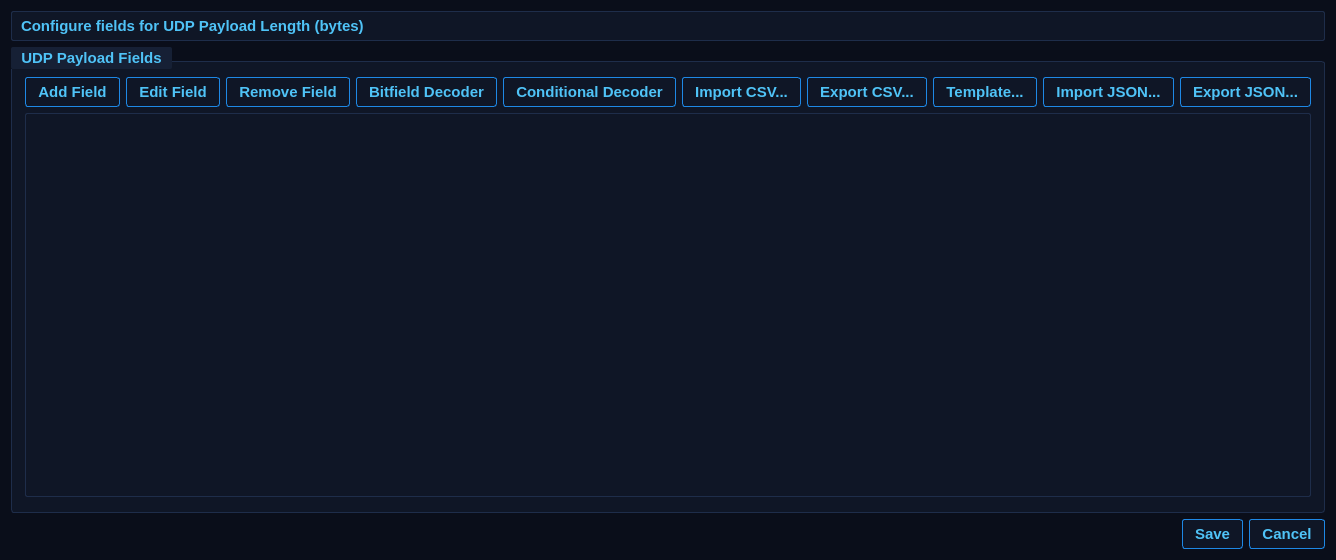
<?xml version="1.0" encoding="UTF-8"?>
<ui version="4.0">
 <class>FieldConfigurationDialog</class>
 <widget class="QDialog" name="FieldConfigurationDialog">
  <property name="geometry"><rect><x>0</x><y>0</y><width>920</width><height>560</height></rect></property>
  <property name="windowTitle"><string>Field Configuration</string></property>
  <property name="styleSheet"><string>QWidget{font-family:&quot;Bahnschrift&quot;,&quot;Arial Narrow&quot;,Arial;font-size:11pt;font-weight:600;color:#ccd6f6;background-color:#0a0e1a;}QDialog{background-color:#0a0e1a;}QGroupBox{background-color:#0f1626;border:1px solid #1e2d4a;border-radius:3px;margin-top:14px;padding:6px 4px;}QGroupBox::title{subcontrol-origin:margin;subcontrol-position:top left;padding:2px 8px;color:#4fc3f7;background-color:#162035;border-radius:2px;font-weight:700;}QLineEdit,QSpinBox,QComboBox{background-color:#0f1626;border:1px solid #1e2d4a;border-radius:3px;padding:5px 7px;color:#ccd6f6;selection-background-color:#1c3a6e;}QLineEdit:focus,QSpinBox:focus,QComboBox:focus{border:1px solid #1e88e5;}QPushButton{background-color:#0f1626;border:1px solid #1e88e5;border-radius:3px;padding:5px 12px;color:#4fc3f7;font-weight:700;}QPushButton:hover{background-color:#1c3a6e;color:#ffffff;}QPushButton:pressed{background-color:#1565c0;}QTableWidget{background-color:#0f1626;alternate-background-color:#0c1220;gridline-color:#1a2540;border:1px solid #1e2d4a;border-radius:2px;selection-background-color:#1c3a6e;selection-color:#e8f0fe;}QHeaderView::section{background-color:#162035;color:#607d8b;border:0px;border-right:1px solid #1e2d4a;border-bottom:1px solid #1e2d4a;padding:4px 6px;font-weight:700;font-size:9pt;}QScrollBar:vertical{background:#0a0e1a;width:6px;border-radius:3px;}QScrollBar::handle:vertical{background:#1e2d4a;border-radius:3px;}QScrollBar::handle:vertical:hover{background:#1e88e5;}QScrollBar::add-line,QScrollBar::sub-line{width:0;height:0;}QLabel#lblInfo{color:#4fc3f7;background-color:#0f1626;border:1px solid #1e2d4a;border-radius:2px;padding:5px;}</string></property>
  <layout class="QVBoxLayout" name="mainLayout">
   <item><widget class="QLabel" name="lblInfo"><property name="text"><string>Configure fields for UDP Payload Length (bytes)</string></property><property name="wordWrap"><bool>true</bool></property></widget></item>
   <item>
    <widget class="QGroupBox" name="fieldGroup">
     <property name="title"><string>UDP Payload Fields</string></property>
     <layout class="QVBoxLayout" name="fieldLayout">
      <item>
       <layout class="QHBoxLayout" name="buttonLayout">
        <item><widget class="QPushButton" name="btnAddField"><property name="text"><string>Add Field</string></property></widget></item>
        <item><widget class="QPushButton" name="btnEditField"><property name="text"><string>Edit Field</string></property></widget></item>
        <item><widget class="QPushButton" name="btnRemoveField"><property name="text"><string>Remove Field</string></property></widget></item>
        <item><widget class="QPushButton" name="btnBitfieldDecoder"><property name="text"><string>Bitfield Decoder</string></property></widget></item>
        <item><widget class="QPushButton" name="btnConditionalDecoder"><property name="text"><string>Conditional Decoder</string></property></widget></item>
        <item><spacer name="buttonStretch"><property name="orientation"><enum>Qt::Horizontal</enum></property><property name="sizeHint" stdset="0"><size><width>40</width><height>20</height></size></property></spacer></item>
        <item><widget class="QPushButton" name="btnImportCsv"><property name="toolTip"><string>Import field definitions from a CSV file. Bitfield and Conditional decoders stay manual.</string></property><property name="text"><string>Import CSV...</string></property></widget></item>
        <item><widget class="QPushButton" name="btnExportCsv"><property name="toolTip"><string>Export the current field definitions to a CSV file (does not include decoders).</string></property><property name="text"><string>Export CSV...</string></property></widget></item>
        <item><widget class="QPushButton" name="btnTemplateCsv"><property name="toolTip"><string>Save a blank CSV template you can fill in (e.g. in Excel) and import.</string></property><property name="text"><string>Template...</string></property></widget></item>
        <item><widget class="QPushButton" name="btnImportJson"><property name="toolTip"><string>Import field definitions from a JSON file. Bit/conditional decoders embedded in the JSON ARE loaded.</string></property><property name="text"><string>Import JSON...</string></property></widget></item>
        <item><widget class="QPushButton" name="btnExportJson"><property name="toolTip"><string>Export the current field definitions to JSON. Bit/conditional decoders ARE included. Hand-edit the JSON to add bit rules - see docs/EDITING_JSON.md.</string></property><property name="text"><string>Export JSON...</string></property></widget></item>
       </layout>
      </item>
      <item><widget class="QTableWidget" name="tblFields"><property name="alternatingRowColors"><bool>true</bool></property><property name="minimumSize"><size><width>0</width><height>300</height></size></property></widget></item>
     </layout>
    </widget>
   </item>
   <item><widget class="QDialogButtonBox" name="buttonBox"><property name="orientation"><enum>Qt::Horizontal</enum></property><property name="standardButtons"><set>QDialogButtonBox::Cancel|QDialogButtonBox::Save</set></property></widget></item>
  </layout>
 </widget>
 <resources/>
 <connections/>
</ui>
